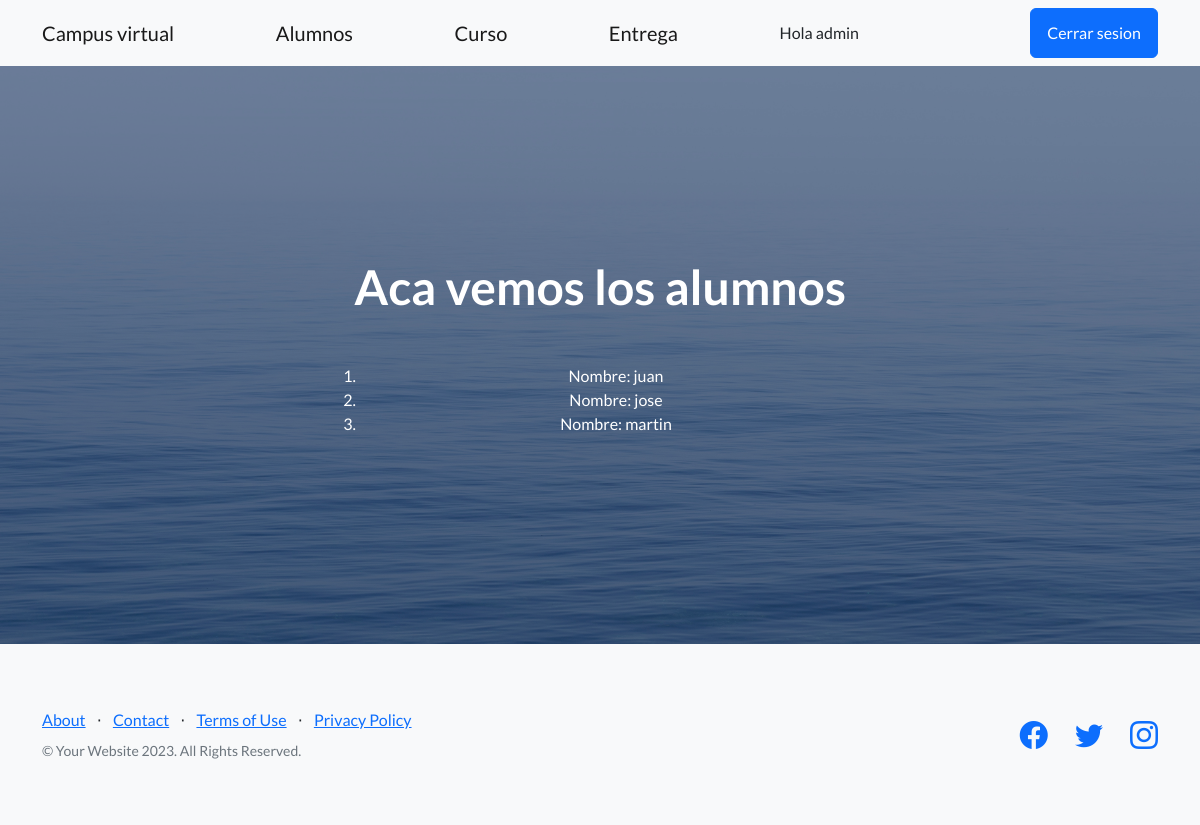
The page /listaAlumno (signed in) on the database as committed earlier.
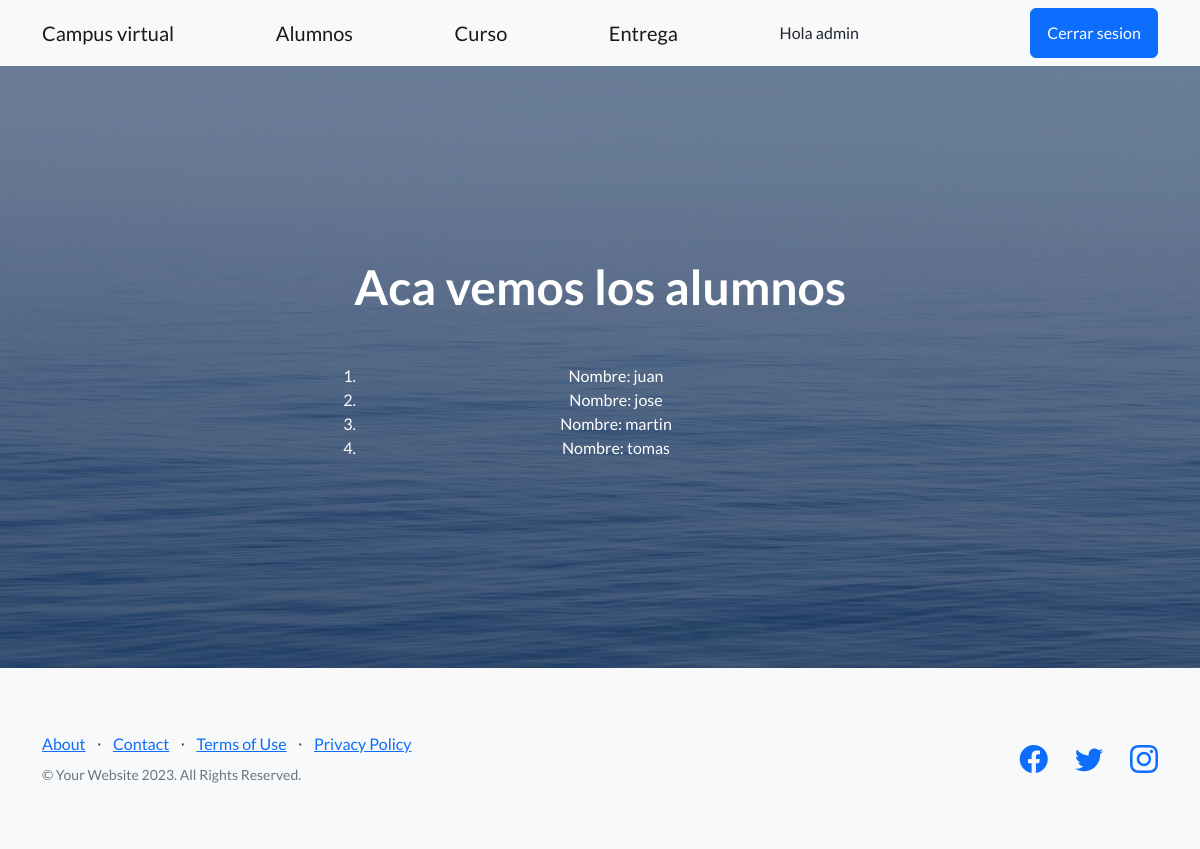
The same page on the database as committed later.
### AppTEnt/models.py (models this page shows, shortened)
class alumno(models.Model):
    nombre = models.CharField(max_length=50)
    apellido = models.CharField(max_length=50)
    mail = models.EmailField()

### AppTEnt/views.py (the view)
# urls.py: path("listaAlumno", lista_alumno.as_view(), name="Lista Alumnos"),
class lista_alumno(ListView):
    model = alumno

### AppTEnt/templates/AppTEnt/alumno_list.html
{% extends "AppTEnt/padre.html" %}
{% block titulo %}
Aca vemos los alumnos
{% endblock %}
{% block contenido1 %}
<ol>
{% for x in object_list %}
<li>Nombre: {{x.nombre}} </li>
{% endfor %}
</ol>
{% endblock %}

Rows that differ between the two databases and show on the page:
added alumno: nombre "tomas"
